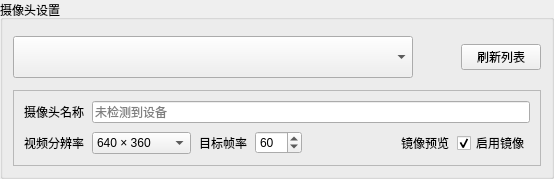
        <widget class="QGroupBox" name="groupBoxCamera">
         <property name="title">
          <string>摄像头设置</string>
         </property>
         <layout class="QVBoxLayout" name="verticalLayoutCameraGroup">
          <property name="spacing">
           <number>6</number>
          </property>
          <property name="leftMargin">
           <number>10</number>
          </property>
          <property name="topMargin">
           <number>12</number>
          </property>
          <property name="rightMargin">
           <number>10</number>
          </property>
          <property name="bottomMargin">
           <number>10</number>
          </property>
          <item>
           <layout class="QHBoxLayout" name="horizontalLayoutCameraTop">
            <property name="spacing">
             <number>8</number>
            </property>
            <property name="topMargin">
             <number>4</number>
            </property>
            <property name="bottomMargin">
             <number>6</number>
            </property>
            <item>
             <widget class="QComboBox" name="comboBoxCameraDevice">
              <property name="sizePolicy">
               <sizepolicy hsizetype="Fixed" vsizetype="Fixed">
                <horstretch>0</horstretch>
                <verstretch>0</verstretch>
               </sizepolicy>
              </property>
              <property name="minimumSize">
               <size>
                <width>400</width>
                <height>42</height>
               </size>
              </property>
             </widget>
            </item>
            <item>
             <spacer name="horizontalSpacerCameraTop">
              <property name="orientation">
               <enum>Qt::Orientation::Horizontal</enum>
              </property>
              <property name="sizeHint" stdset="0">
               <size>
                <width>40</width>
                <height>20</height>
               </size>
              </property>
             </spacer>
            </item>
            <item>
             <widget class="QPushButton" name="btnRefreshCameraList">
              <property name="text">
               <string>刷新列表</string>
              </property>
             </widget>
            </item>
           </layout>
          </item>
          <item>
           <widget class="QFrame" name="frameCameraConfig">
            <property name="frameShape">
             <enum>QFrame::Shape::StyledPanel</enum>
            </property>
            <property name="frameShadow">
             <enum>QFrame::Shadow::Plain</enum>
            </property>
            <layout class="QGridLayout" name="gridLayoutCamera">
             <property name="leftMargin">
              <number>10</number>
             </property>
             <property name="topMargin">
              <number>10</number>
             </property>
             <property name="rightMargin">
              <number>10</number>
             </property>
             <property name="bottomMargin">
              <number>10</number>
             </property>
             <property name="horizontalSpacing">
              <number>12</number>
             </property>
             <property name="verticalSpacing">
              <number>8</number>
             </property>
             <item row="0" column="0">
              <layout class="QVBoxLayout" name="verticalLayoutCameraDown">
               <property name="spacing">
                <number>8</number>
               </property>
               <item>
                <layout class="QHBoxLayout" name="horizontalLayoutCameraDown1">
                 <property name="spacing">
                  <number>8</number>
                 </property>
                 <item>
                  <widget class="QLabel" name="labelCameraDeviceNameText">
                   <property name="text">
                    <string>摄像头名称</string>
                   </property>
                   <property name="role" stdset="0">
                    <string>fieldName</string>
                   </property>
                  </widget>
                 </item>
                 <item>
                  <widget class="QLineEdit" name="lineEditCameraDeviceName">
                   <property name="readOnly">
                    <bool>true</bool>
                   </property>
                   <property name="placeholderText">
                    <string>未检测到设备</string>
                   </property>
                  </widget>
                 </item>
                </layout>
               </item>
               <item>
                <layout class="QHBoxLayout" name="horizontalLayoutCameraDown2">
                 <property name="spacing">
                  <number>8</number>
                 </property>
                 <item>
                  <widget class="QLabel" name="labelCameraResolutionText">
                   <property name="text">
                    <string>视频分辨率</string>
                   </property>
                   <property name="role" stdset="0">
                    <string>fieldName</string>
                   </property>
                  </widget>
                 </item>
                 <item>
                  <widget class="QComboBox" name="comboBoxCameraResolution">
                   <item>
                    <property name="text">
                     <string>640 × 360</string>
                    </property>
                   </item>
                   <item>
                    <property name="text">
                     <string>640 × 480</string>
                    </property>
                   </item>
                   <item>
                    <property name="text">
                     <string>800 × 600</string>
                    </property>
                   </item>
                   <item>
                    <property name="text">
                     <string>960 × 720</string>
                    </property>
                   </item>
                   <item>
                    <property name="text">
                     <string>1024 × 576</string>
                    </property>
                   </item>
                   <item>
                    <property name="text">
                     <string>1280 × 720</string>
                    </property>
                   </item>
                   <item>
                    <property name="text">
                     <string>1280 × 960</string>
                    </property>
                   </item>
                   <item>
                    <property name="text">
                     <string>1920 × 1080</string>
                    </property>
                   </item>
                   <item>
                    <property name="text">
                     <string>2560 × 1440</string>
                    </property>
                   </item>
                   <item>
                    <property name="text">
                     <string>3840 × 2160</string>
                    </property>
                   </item>
                  </widget>
                 </item>
                 <item>
                  <widget class="QLabel" name="labelCameraFpsText">
                   <property name="text">
                    <string>目标帧率</string>
                   </property>
                   <property name="role" stdset="0">
                    <string>fieldName</string>
                   </property>
                  </widget>
                 </item>
                 <item>
                  <widget class="QSpinBox" name="spinBoxCameraFps">
                   <property name="maximum">
                    <number>240</number>
                   </property>
                   <property name="value">
                    <number>60</number>
                   </property>
                  </widget>
                 </item>
                 <item>
                  <spacer name="horizontalSpacer">
                   <property name="orientation">
                    <enum>Qt::Orientation::Horizontal</enum>
                   </property>
                   <property name="sizeHint" stdset="0">
                    <size>
                     <width>24</width>
                     <height>20</height>
                    </size>
                   </property>
                  </spacer>
                 </item>
                 <item>
                  <widget class="QLabel" name="labelCameraMirrorText">
                   <property name="text">
                    <string>镜像预览</string>
                   </property>
                   <property name="role" stdset="0">
                    <string>fieldName</string>
                   </property>
                  </widget>
                 </item>
                 <item>
                  <widget class="QCheckBox" name="checkBoxCameraMirror">
                   <property name="text">
                    <string>启用镜像</string>
                   </property>
                   <property name="checked">
                    <bool>true</bool>
                   </property>
                  </widget>
                 </item>
                </layout>
               </item>
               <item>
                <layout class="QHBoxLayout" name="horizontalLayoutCameraDown3">
                 <property name="spacing">
                  <number>8</number>
                 </property>
                </layout>
               </item>
              </layout>
             </item>
            </layout>
           </widget>
          </item>
         </layout>
        </widget>
